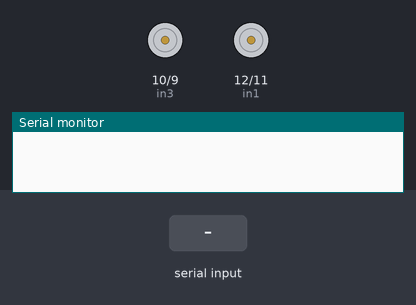
Bench run of a sketch on a simulated Arduino Uno, built with avr-gcc and run on an emulated ATmega328P. Parts: motor-driver pin pairs drawn as motors (green arrow = first pin HIGH = forward, orange = second pin HIGH = backward, longer = more drive), the last lines printed to the serial monitor. The test bench sets the inputs (shaded band).

Above: at 1.2 s.
1.3 s: "f" received over Serial
At 1.6 s:
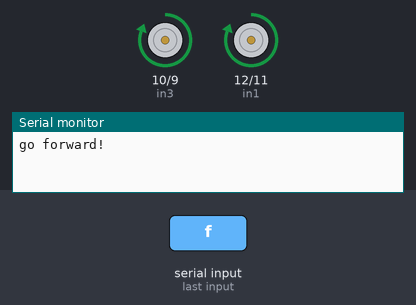
2.8 s: "b" received over Serial
At 4.0 s:
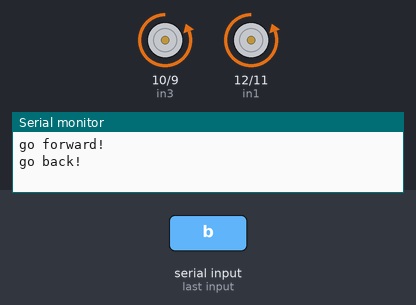
4.3 s: "l" received over Serial
At 5.1 s:
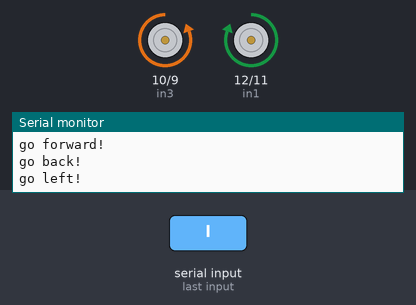
5.8 s: "r" received over Serial
At 6.3 s:
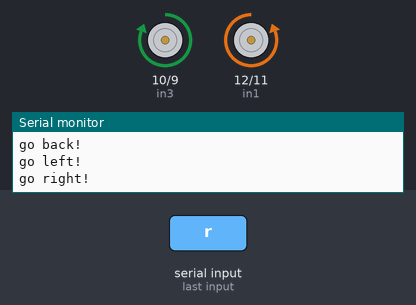
Timing chart, 0 to 8.3 s (numbered marks = the images above; inputs shaded):
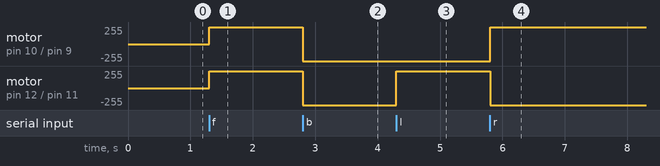

Measured:
- after the input at 1.3 s, motor on pin 10 (in3) / pin 9 (in4), motor on pin 12 (in1) / pin 11 (in2): stopped → forward 255/255 at once
- after the input at 2.8 s, motor on pin 10 (in3) / pin 9 (in4), motor on pin 12 (in1) / pin 11 (in2): forward 255/255 → backward 255/255 at once
- after the input at 4.3 s, motor on pin 12 (in1) / pin 11 (in2): backward 255/255 → forward 255/255 at once
- after the input at 5.8 s, motor on pin 10 (in3) / pin 9 (in4): backward 255/255 → forward 255/255 at once; motor on pin 12 (in1) / pin 11 (in2): forward 255/255 → backward 255/255 at once

The sketch:

btcar.ino
```cpp
char getstr;
int in1=12;
int in2=11;
int in3=10;
int in4=9;

//上面定义了板上的4个控制端，12一组，34一组
void _mRight(int pin1,int pin2)//当in1和in2中有一个接高位时，电机会向某一方向转动
{
  digitalWrite(pin1,HIGH);
  digitalWrite(pin2,LOW);
}

void _mLeft(int pin1,int pin2)//同上
{
  digitalWrite(pin1,LOW);
  digitalWrite(pin2,HIGH);
}


void _mStop(int pin1,int pin2)//紧急制动，实际就是将电机两个端短接了
{
  digitalWrite(pin1,HIGH);
  digitalWrite(pin2,HIGH);
}

void setup()
{
  Serial.begin(9600);
  pinMode(in1,OUTPUT);
  pinMode(in2,OUTPUT);
  pinMode(in3,OUTPUT);
  pinMode(in4,OUTPUT);

  //下面程序开始时让控制端都为高电平，电机保持不动。
  digitalWrite(in1,HIGH);
  digitalWrite(in2,HIGH);
  digitalWrite(in3,HIGH);
  digitalWrite(in4,HIGH);
}

void loop()
{
  getstr = Serial.read();
  if(getstr=='f')
  {
    Serial.println("go forward!");
    _mStop(in1,in2);
    _mStop(in3,in4);
    _mRight(in1,in2);
    _mRight(in3,in4);

  }else if(getstr=='b'){
    Serial.println("go back!");
    _mStop(in1,in2);
    _mStop(in3,in4);
    _mLeft(in1,in2);
    _mLeft(in3,in4);

  }else if(getstr=='l'){

    Serial.println("go left!");
    _mStop(in1,in2);
    _mStop(in3,in4);
    _mRight(in1,in2);
    _mLeft(in3,in4);
  }
  else if(getstr=='r'){
    Serial.println("go right!");
    _mStop(in1,in2);
    _mStop(in3,in4);
    _mRight(in3,in4);
    _mLeft(in1,in2);
  }
  else if(getstr=='s'){
    Serial.println("Stop!");
    _mStop(in1,in2);
    _mStop(in3,in4);
  }


}
```
